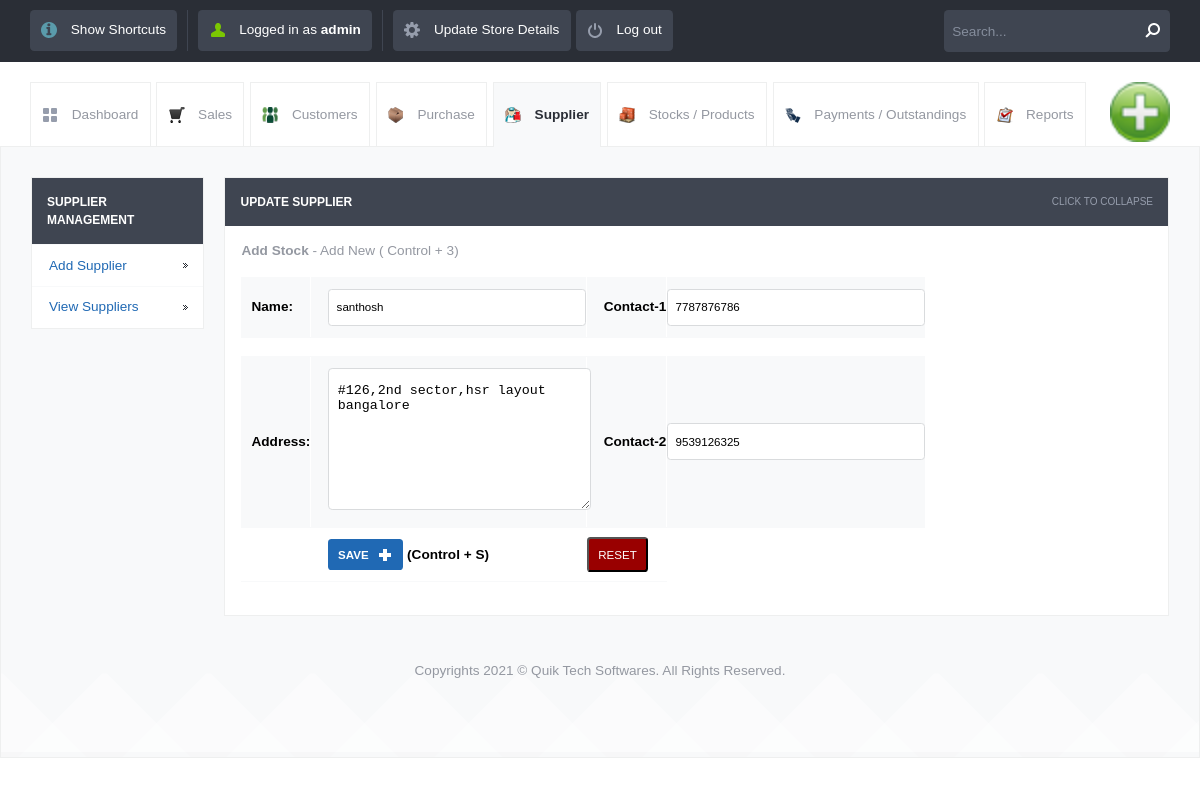
Screenshot of /update_supplier.php?sid=48&table=supplier_details&return=view_supplier.php (signed in) with the database file from the repository.
### tables this page shows
CREATE TABLE `supplier_details` (
  `id` int(10) UNSIGNED NOT NULL,
  `supplier_name` varchar(200) NOT NULL,
  `supplier_address` varchar(500) NOT NULL,
  `supplier_contact1` varchar(100) NOT NULL,
  `supplier_contact2` varchar(100) NOT NULL,
  `balance` int(11) NOT NULL
);

### config.php (called while the page is built)
<?php $config["database"] = "posnic"; $config["host"]= "localhost";$config["username"]= "root"; $config["password"]= "";?>

### lib/db.class.php (called while the page is built, shortened)
<?php
  class DB
  {
    function DB($base, $server, $user, $pass)
    {
      $this->connection = FALSE;
      $this->connection = mysqli_connect($server, $user, $pass, $base);
    }
    function queryUniqueObject($query, $debug = -1)
    {
      $query = "$query LIMIT 1";
      $result = mysqli_query($this->connection,$query) or $this->debugAndDie($query);
      return mysqli_fetch_object($result);
    }
    function getMicroTime()
    {
      list($msec, $sec) = explode(' ', microtime());
      return floor($sec / 1000) + $msec;
    }
  }
?>

### init.php (called while the page is built, shortened)
<?php
include("lib/db.class.php");
$db = new DB($config['database'], $config['host'], $config['username'], $config['password']);
?>

### update_supplier.php (the view, shortened to what this page needs)
<?php
include_once("init.php");
?>
<!DOCTYPE html>
<html lang="en">
<head>
    <link rel="stylesheet" href="css/style.css">
    <?php include_once("tpl/common_js.php"); ?>
</head>
<body>
<?php include_once("tpl/top_bar.php"); ?>
<div id="header-with-tabs">
    <div class="page-full-width cf">
        <ul id="tabs" class="fl">
            <li><a href="dashboard.php" class="dashboard-tab">Dashboard</a></li>
            <li><a href="view_sales.php" class=" sales-tab">Sales</a></li>
            <li><a href="view_customers.php" class=" customers-tab">Customers</a></li>
            <li><a href="view_purchase.php" class="purchase-tab">Purchase</a></li>
            <li><a href="view_supplier.php" class=" active-tab supplier-tab">Supplier</a></li>
            <li><a href="view_product.php" class="stock-tab">Stocks / Products</a></li>
            <li><a href="view_payments.php" class="payment-tab">Payments / Outstandings</a></li>
            <li><a href="view_report.php" class="report-tab">Reports</a></li>
        </ul>
        <a href="#" id="company-branding-small" class="fr"><img src="<?php if (isset($_SESSION['logo'])) {
                echo "upload/" . $_SESSION['logo'];
            } else {
                echo "upload/posnic.png";
            } ?>" alt="Point of Sale"/></a>
    </div>
</div>
<div id="content">
    <div class="page-full-width cf">
        <div class="side-menu fl">
            <h3>Supplier Management</h3>
            <ul>
                <li><a href="add_supplier.php">Add Supplier</a></li>
                <li><a href="view_supplier.php">View Suppliers</a></li>
            </ul>
        </div>
        <div class="side-content fr">
            <div class="content-module">
                <div class="content-module-heading cf">
                    <h3 class="fl">Update Supplier</h3>
                    <span class="fr expand-collapse-text">Click to collapse</span>
                </div>
                <div class="content-module-main cf">
                    <form name="form1" method="post" id="form1" action="">
                        <p><strong>Add Stock </strong> - Add New ( Control + 3)</p>
                        <table class="form" border="0" cellspacing="0" cellpadding="0">
                            <?php
                            if (isset($_GET['sid']))
                                $id = $_GET['sid'];
                            $line = $db->queryUniqueObject("SELECT * FROM supplier_details WHERE id=$id");
                            ?>
                            <form name="form1" method="post" id="form1" action="">
                                <tr>
                                    <td>Name:</td>
                                    <td><input name="name" type="text" id="name" maxlength="200"
                                               class="round default-width-input"onKeyPress="return ValidateAlpha(event)"
                                               value="<?php echo $line->supplier_name; ?> "/></td>
                                    <td><b>Contact</b><b>-1</b></td>
                                    <td><input name="contact1" type="text" id="buyingrate" maxlength="20"
                                               class="round default-width-input"onkeypress="return numbersonly(event)"
                                               value="<?php echo $line->supplier_contact1; ?>"/></td>
                                </tr>
                                <tr>
                                    <td>&nbsp;</td>
                                    <td>&nbsp;</td>
                                </tr>
                                <tr>
                                    <td>Address:</td>
                                    <td><textarea name="address" cols="15"
                                                  class="round full-width-textarea"><?php echo $line->supplier_address; ?></textarea>
                                    </td>
                                    <td><b>Contact</b><b>-2</b></td>
                                    <td><input name="contact2" type="text" id="sellingrate" maxlength="20"
                                               class="round default-width-input"onkeypress="return numbersonly(event)"
                                               value="<?php echo $line->supplier_contact2; ?>"/></td>
                                </tr>
                                <tr>
                                    <td>
                                    </td>
                                    <td>
                                        <input class="button round blue image-right ic-add text-upper" type="submit"
                                               name="Submit" value="Save">
                                        <b>(Control + S)</b>
                                    </td>
                                    <td align="right"><input class="button round red   text-upper" type="reset"
                                                             name="Reset" value="Reset"></td>
                                </tr>
                        </table>
                    </form>
                </div>
            </div>
        </div>
    </div>
    <div id="footer">
        <p>Copyrights 2021 © Quik Tech Softwares. All Rights Reserved.
        </p>
    </div>
</body>
</html>

### rows the page displays
supplier_details: name "santhosh", contact1 "7787876786", address "#126,2nd sector,hsr layout bangalore", contact2 "9539126325"

### other values shown
$POSNIC['username'] "admin"
